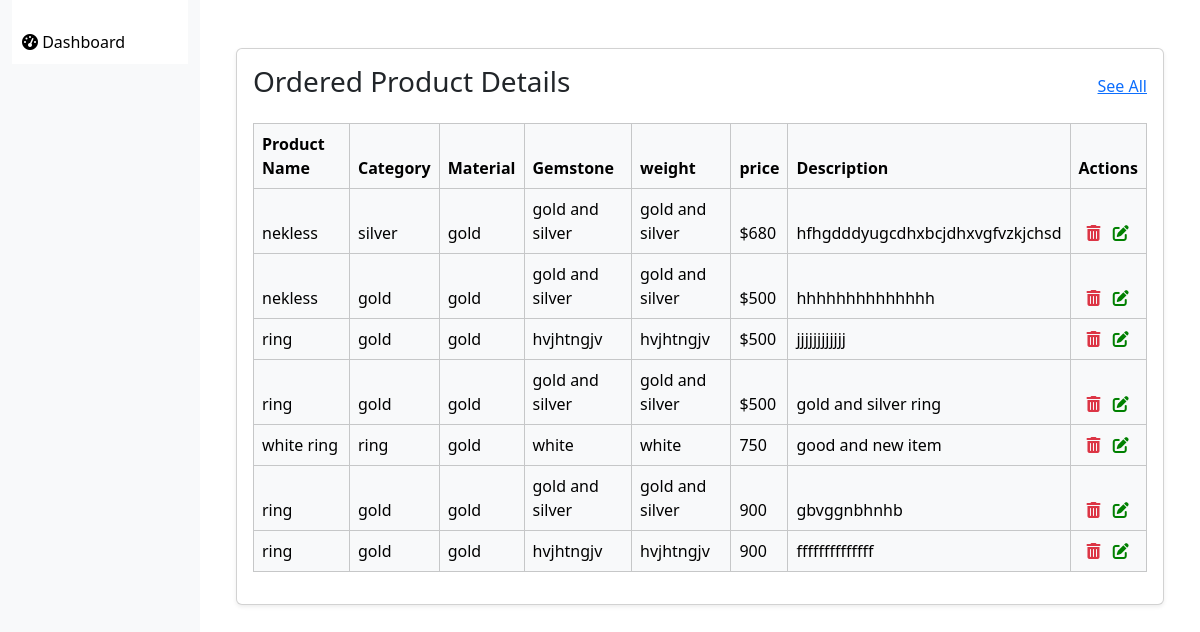
The page /php/productveiw.php on the database its author committed.
### tables this page shows
CREATE TABLE `product` (
  `id` int(11) NOT NULL,
  `Productname` varchar(255) NOT NULL,
  `Category` varchar(255) NOT NULL,
  `Material` varchar(255) NOT NULL,
  `Gemstone` varchar(255) NOT NULL,
  `Weight` varchar(255) NOT NULL,
  `Price` varchar(255) NOT NULL,
  `Description` varchar(255) NOT NULL,
  `image` varchar(255) NOT NULL
);

### php/functional.php (called while the page is built)
<?php
include 'db.php';
function display_data(){
    global $conn;
    $query = "select * from product";
    $result = mysqli_query($conn,$query);
    return $result;
}
?>

### php/productveiw.php (the view, shortened to what this page needs)
<?php
include 'db.php';
include 'functional.php';
$result = display_data();
?>
<!doctype html>
<html lang="en">
  <head>
    <link rel="stylesheet" href="https://cdnjs.cloudflare.com/ajax/libs/font-awesome/6.0.0/css/all.min.css">
    <link href="https://cdn.jsdelivr.net/npm/bootstrap@5.3.3/dist/css/bootstrap.min.css" rel="stylesheet">
  </head>
  <body>
  <div class="container-fluid">
    <div class="row">
        <div class="col-md-2 bg-light vh-100">
          <div class="col-12" id="sidebar">
            <a href="\Serandi\Serandi 2\php\bashbord.php"><i class="fas fa-tachometer-alt mt-4"></i> Dashboard</a>
        </div>
        </div>
        <div class="col-md-10">
            <div class="container mt-4">
                <div class="container my-5">
    <div class="card p-3 shadow-sm">
        <div class="d-flex justify-content-between align-items-center">
            <h3>Ordered Product Details</h3>
            <a href="\Serandi\php\useroder.php" class="text-primary">See All</a>
        </div>
        <div class="table-responsive">
            <table class="table table-bordered mt-3">
                <thead class="table-light">
                    <tr>
                        <th>Product Name</th>
                        <th>Category</th>
                        <th>Material</th>
                        <th>Gemstone</th>
                        <th>weight</th>
                        <th>price</th>
                        <th>Description</th>
                        <th>Actions</th>
                    </tr>
                    <tr>
                        <?php
                        while($row = mysqli_fetch_assoc($result))
                        {
                            ?>
                            <td><?php echo $row['Productname']; ?></td>
                            <td><?php echo $row['Category'];?></td>
                            <td><?php echo $row['Material']; ?></td>
                            <td><?php echo $row['Gemstone']; ?></td>
                            <td><?php echo $row['Gemstone']; ?></td>
                            <td><?php echo $row['Price']; ?></td>
                            <td><?php echo $row['Description']; ?></td>
                            <td><a href="/Serandi/Serandi 2/php/productdelete.php?id=<?php echo $row['id'];?>" ><i class="fas fa-trash-alt text-danger ms-2" style="cursor: pointer;"></i></a>
                            <a href="/Serandi/Serandi 2/php/productedit.php?id=<?php echo $row['id']; ?>" ><i class="fa-solid fa-pen-to-square ms-2" style="cursor: pointer; color: green;"></i></a></td>
</tr>
<?php
                        }
?>
                </thead>
            </table>
        </div>
    </div>
</div>
</div>
</body>
</html>

### php/productveiw.php (style rules this page uses)
#sidebar a { color: black; display: block; padding: 10px; text-decoration: none; background-color:white; }

### rows shown on the page
product: Productname "nekless", Category "silver", Material "gold", Gemstone "gold and silver", Price "$680", Description "hfhgdddyugcdhxbcjdhxvgfvzkjchsd"
product: Productname "nekless", Category "gold", Material "gold", Gemstone "gold and silver", Price "$500", Description "hhhhhhhhhhhhhh"
product: Productname "ring", Category "gold", Material "gold", Gemstone "hvjhtngjv", Price "$500", Description "jjjjjjjjjjjj"
product: Productname "ring", Category "gold", Material "gold", Gemstone "gold and silver", Price "$500", Description "gold and silver ring"
product: Productname "white ring", Category "ring", Material "gold", Gemstone "white", Price "750", Description "good and new item"
product: Productname "ring", Category "gold", Material "gold", Gemstone "gold and silver", Price "900", Description "gbvggnbhnhb"
product: Productname "ring", Category "gold", Material "gold", Gemstone "hvjhtngjv", Price "900", Description "ffffffffffffff"
